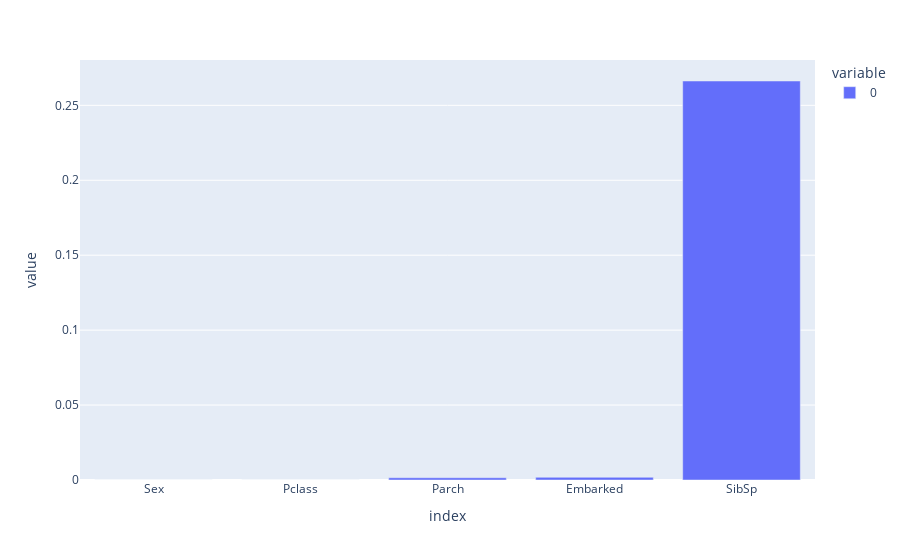

Notebook code for this chart:
### Code cell
# Using Sklearn 
from sklearn.feature_selection import chi2

# assuming titanic is your DataFrame and 'Survived' is the target column

# Encode categorical variables
le = LabelEncoder()
titanic_encoded = titanic.apply(le.fit_transform)

X = titanic_encoded.drop('Survived', axis=1)
y = titanic_encoded['Survived']

# Calculate chi-squared stats
chi_scores = chi2(X, y)

# chi_scores[1] are the p-values of each feature.
p_values = pd.Series(chi_scores[1], index = X.columns)
p_values.sort_values(inplace = True)

px.bar(p_values)

### Figure 1 — Plotly figure (JSON) as saved in the notebook; plotly's stock layout.template omitted (floating-point values rounded to 4 significant figures)
{"data": [{"alignmentgroup": "True", "hovertemplate": "variable=0<br>index=%{x}<br>value=%{y}<extra></extra>", "legendgroup": "0", "marker": {"color": "#636efa", "pattern": {"shape": ""}}, "name": "0", "offsetgroup": "0", "orientation": "v", "showlegend": true, "textposition": "auto", "type": "bar", "x": ["Sex", "Pclass", "Parch", "Embarked", "SibSp"], "xaxis": "x", "y": [6.078e-22, 1.582e-13, 0.001485, 0.001788, 0.2662], "yaxis": "y"}], "layout": {"barmode": "relative", "legend": {"title": {"text": "variable"}, "tracegroupgap": 0}, "margin": {"t": 60}, "xaxis": {"anchor": "y", "domain": [0, 1], "title": {"text": "index"}}, "yaxis": {"anchor": "x", "domain": [0, 1], "title": {"text": "value"}}}}
